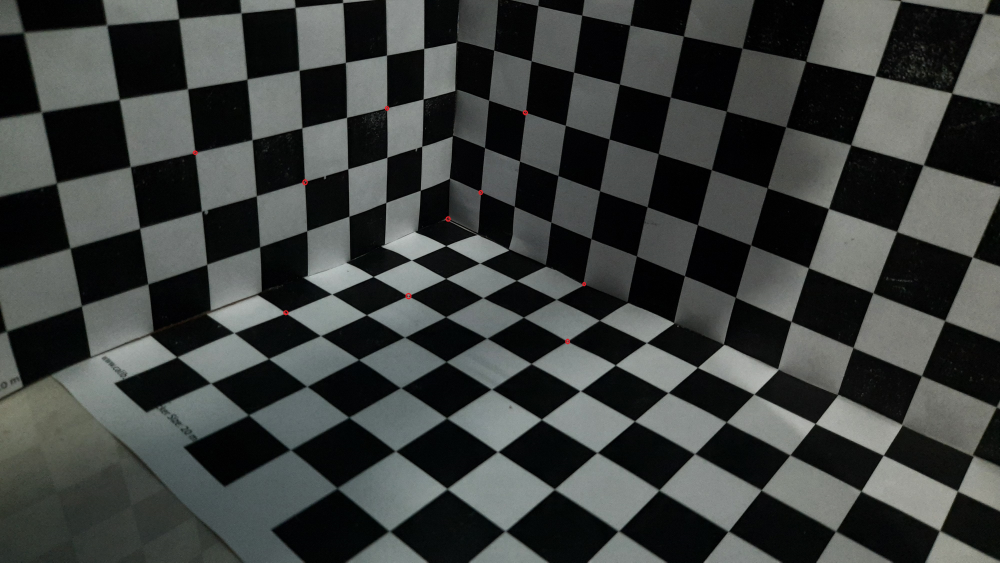
#> input picture chess_board_img_3d.jpg, 4000 x 2250 px, found by its file name (shown at 1/4 size)
$ python main.py
#> lines starting #> are read from the running program, lines starting #| are printed output that depends on the picture
### calc_reprojection_error.py
# -*- coding: utf-8 -*-
"""
Created on Sun Jan 30 13:38:44 2022

@author: bokar
"""

# import cv2 as cv
import numpy as np

# [9 lines of commented-out code are left out]

def reprojection_error(data, projection_mat):
    debug = False
    mean_error = 0

    pts_3d = np.ones((data.shape[0],4))
    pts_3d[:,:3] = data[:,:3]
    pts_2d = np.ones((data.shape[0],3))
    pts_2d[:,:2] = data[:,3:]
    pred_xy = []
    print('3D points:\n', pts_3d) if debug else None
    print('2D points:\n', pts_2d) if debug else None

    for i in range(data.shape[0]):
        print('Shape of 3d points:',pts_3d[i].shape) if debug else None
        print('Projection matrix shape:',projection_mat.shape) if debug else None
        img_pt = np.dot(projection_mat, pts_3d[i])
        print('Image points calculated:', img_pt) if debug else None
        img_pt =  img_pt/img_pt[-1]
        print(img_pt) if debug else None
        pred_xy.append(img_pt)
        print('Normalized image point calculated:', img_pt) if debug else None
        print('Original Image Points:', pts_2d[i]) if debug else None
        error = np.sum(np.square(img_pt[:2] - pts_2d[i,:2]))
        print('Error sq is:', error) if debug else None
        mean_error+= error/data.shape[0]
        print() if debug else None
    mean_error = np.sqrt(mean_error)
    return mean_error, pred_xy

#%% Run this to test the above code

data = np.random.rand(6,5)
projection_mat = np.random.rand(3,4)

reprojection_error(data, projection_mat)
#%%

# mat1 = [[1,2,1],
#         [0,4,5]]
# mat2 = [[3,4,5],
#         [4,5,6]]
# mat2 = np.array(mat2)
# print(np.dot(mat1, mat2[0].T))

### get_projection_mat.py
# -*- coding: utf-8 -*-
"""
Created on Sat Jan 22 17:45:58 2022

@author: harsh
"""
import numpy as np

#%% Find Projection matrix

def normalize_pts(data):

    p_2d = np.array(data[:,3:], copy=True)
    p_3d = np.array(data[:,:3], copy=True)

    # print('2D points:', p_2d)
    # print('3D points:', p_3d)

    mean_2d = np.mean(p_2d, 0)
    mean_3d = np.mean(p_3d, 0)
    std_2d = np.std(p_2d)
    std_3d = np.std(p_3d)

    T = np.array([
        [std_2d, 0, mean_2d[0]],
        [0, std_2d, mean_2d[1]],
        [0, 0, 1]
        ])
    U = np.array([
        [std_3d, 0, 0, mean_3d[0]],
        [0, std_3d, 0, mean_3d[1]],
        [0, 0, std_3d, mean_3d[2]],
        [0, 0, 0, 1]])
    T = np.linalg.pinv(T)
    U = np.linalg.pinv(U)

    p_2d = np.dot( T, np.concatenate((p_2d.T, np.ones((1, p_2d.shape[0])))))
    p_3d = np.dot( U, np.concatenate((p_3d.T, np.ones((1, p_3d.shape[0])))))

    data[:, 3:] = p_2d[0:2,:].T
    data[:, :3] = p_3d[0:3,:].T

    return data, T, U

def denormalize_pts(projection_matrix,T, U):
    proj = np.dot( np.dot( np.linalg.inv(T), projection_matrix), U)
    proj = proj/proj[-1,-1]
    return proj

def solve_homogeneous_eqn(A,b):
    '''

    Parameters
    ----------
    A : 12 X 12 numpy matrix
        P matrix on LHS of eqn
    b : 12 X 1 numpy matrix
        matrix of Zero on RHS of eqn

    eqn => A @ x = b
    Here b = zero vector
    x is the required 12 values of projection matrix

    Returns
    -------
    x = list of 12 params of projection matrix

    '''
    U, Sig, V = np.linalg.svd(A)

    x= V[-1,:] / V[-1,-1]

    return x


def get_projection_matrix(data):
    '''

    Parameters
    ----------
    data : n X 5 list or np array
        n = number of input images
        5 = X,Y,Z and x,y points (i.e 3D and 2D points)

    Returns
    -------
    Projection matrix.

    '''
    debug = False
    normalize = True
    n  = len(data)
    Pi = np.ones((n, 4))
    P  = np.zeros((2*n, 12))
    X  = np.zeros(n)
    Y  = np.zeros(n)

    # Normalizing the data
    data, T, U = normalize_pts(data) if normalize else (data, None, None)
    print('Normalized Data:\n', data) if debug else None

    print('Pi matrix:') if debug  else None
    for i, row in enumerate(data):
        print(row) if debug else None
        Pi[i][:3] = row[:3]
        X[i] = row[3]
        Y[i] = row[4]
        print(Pi[i]) if debug else None

    # [4 lines of commented-out code are left out]

    print('--------------------------------') if debug else None
    print('making P matrix') if debug else None
    index = 0
    for i in range(0, 2*n ,2):
        print('for i:',i) if debug else None
        row1 = list(Pi[index]) + [0.0, 0.0, 0.0, 0.0] + list(-1.0 * X[index] * Pi[index])
        row2 = [0.0, 0.0, 0.0, 0.0] + list(Pi[index]) + list(-1.0 * Y[index] * Pi[index])
        # row1 = [Pi[index], np.zeros(4), -1 * X[index] * Pi[index]]
        # row2 = [np.zeros(4), Pi[index], -1 * Y[index] * Pi[index]]
        P[i] = row1
        P[i+1] = row2
        index += 1
        print(P[i]) if debug else None
        print(P[i+1]) if debug else None

    print('-------------------------------') if debug else None
    print('shape of P', P.shape) if debug else None
    b = np.zeros(2*n)

    # Calculating projection matrix using least square
    # DON'T USE THIS
    # projection_matrix = np.linalg.lstsq(P, b, rcond = None)[0]

    # Calculating projection matric using SVD
    projection_matrix = solve_homogeneous_eqn(P, b)

    # print('Linear projection matrix:',projection_matrix)
    projection_matrix = projection_matrix.reshape(3,4)

    # Denormalize the matrix
    projection_matrix = denormalize_pts(projection_matrix, T, U) if normalize else projection_matrix

    print('Shape of prjection matrix:\n',projection_matrix.shape)
    print('Calculated projection matrix:\n', projection_matrix)

    # [7 lines of commented-out code are left out]
    return projection_matrix

#%% Run above

# data = np.random.rand(6,5)
# print('data->\n',data)

# get_projection_matrix(data)

### plot_it.py
# -*- coding: utf-8 -*-
"""
Created on Wed Feb  2 23:21:26 2022

@author: bokar
"""

import matplotlib.pyplot as plt
import matplotlib.image as mpimg
import numpy as np

def plot_points_on_image(points, data, image):
#> called with points = array of shape (9, 3), data = array of shape (9, 5), image = '.\\chess_board_img_3d.jpg'
    img = mpimg.imread(image)
#> img is the input picture: shape (2250, 4000, 3); mean R, G, B 60.2, 63.5, 61.7
    plt.scatter(points[:,0],points[:,1], s=5, alpha=0.8, label = 'Predicted Points')
    plt.scatter(data[:,3],data[:,4], s=5, alpha=0.5, label = 'Actual Points', c= 'gray')
    # plt.plot(img)
    plt.legend()
    plt.imshow(img)
    plt.savefig('pred.png', dpi = 300)
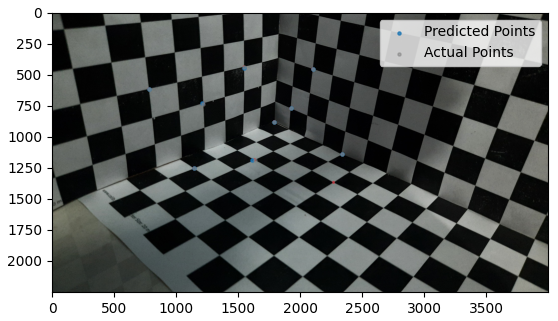
#> figure drawn by matplotlib, 1 panel
    # [13 lines of commented-out code are left out]

### matrix_to_parameters.py
#!/usr/bin/env python
# coding: utf-8

# In[1]:


import numpy as np
import scipy.linalg
import mpmath

# P = np.array([[3.53553e+2,  3.39645e+2, 2.77744e+2, -1.44946e+6],
#               [-1.03528e+2, 2.33212e+1, 4.59607e+2, -6.3252e+5],
#               [7.07107e-1, -3.53553e-1, 6.12372e-1, -9.18559e+2]])

def mat_to_parameters(P):
    M = P[:,0:3]

    K,R = scipy.linalg.rq(M)

    T = np.diag(np.sign(np.diag(K)))

    if scipy.linalg.det(T) < 0:
        T[1,1] *= -1

    K = np.dot(K,T)
    R = np.dot(T,R)

    C = np.dot(scipy.linalg.pinv(-M),P[:,3])

    alpha=K[0][0]
    x0=K[0][2]
    y0=K[1][2]
    tan_theta=K[0][0]/(-K[0][1])
    theta=mpmath.atan(tan_theta)
    # print("Alpha:",alpha)
    # print("The difference between the  centre of camera coordinate frame and the image \ncentre along the x axis:",x0)
    # print("The difference between the  centre of camera coordinate frame and the image \ncentre along the y axis:",y0)
    print("Centre of camera coordinate frame and img centre:\n",(x0,y0),'\n')
    sin_theta=mpmath.sin(theta)
    beta=K[1][1]*sin_theta

    T=-(np.dot(R,C))
    fx=K[0][0]
    fy=K[1][1]
    s=K[0][1]
    print("Intrinsic camera matrix:\n",K,'\n')
    print("Translation matrix:\n",T,'\n')
    print("Rotation matrix:\n",R,'\n')

    print("Camera focal length \n\tin the x axis in pixels:",fx)
    print("Camera focal length \n\tin the y axis in pixels:",fy)
    print()
    print("Skew parameter:",s)
    print("The angle between the x-axis and y-axis in the image plane (in degree)",abs(theta)*180/mpmath.pi)
    print("The value of alpha is:",alpha)
    print("The value of beta is:",beta)


# mat_to_parameters(P)


# In[ ]:

### main.py
# -*- coding: utf-8 -*-
"""
Created on Wed Feb  2 01:16:03 2022

@author: bokar
"""

import numpy as np

from get_projection_mat import get_projection_matrix
from matrix_to_parameters import mat_to_parameters
from calc_reprojection_error import reprojection_error
from plot_it import plot_points_on_image


# Dataset from image

# data = [[0,	0,	0,	1792,	876],
        # [0,	4,	2,	1217,	731],
        # [0,	2,	3,	1547,	435],
        # [0,	6,	3,	780,    610],
        # [1,	0,	1,	1923,	769],
        # [4,	0,	0,	2335,	1139],
        # [2,	0,	3,	2102,	452],
        # [2,	3,	0,	1634,	1185],
        # [1,	5,	0,	1143,	1251],
        # [5,	2,	0,	2271,	1366]]


# data = [[0,	0,	0,	1792,	876],
#         [5,	2,	0,	2271,	1366],
#         [0,	4,	2,	1217,	731],
#         [1,	5,	0,	1143,	1251],
#         [0,	2,	3,	1547,	435],
#         [2,	0,	3,	2102,	452],
#         [0,	6,	3,	780,    610],
#         [1,	0,	1,	1923,	769],
#         [4,	0,	0,	2335,	1139],
#         [2,	3,	0,	1634,	1185]]


# Description
# Reprojection Error for Train Set: 0.281811199860872 for [0:6]
# Reprojection Error for Test Set: 7.611439207240161 without worst point
# Reprojection Error for Test Set: 15.089786761561303 with worst point

data = [[0,	0,	0,	1792,	876],
        [1,	5,	0,	1143,	1251],
        [2,	0,	3,	2102,	452],
        [0,	6,	3,	780,    610],
        [1,	0,	1,	1923,	769],
        [4,	0,	0,	2335,	1139],
        [2,	3,	0,	1634,	1185], # Not very good e^2:369
        #[5,	2,	0,	2271,	1366], #Not very good e^2:1825
        [0,	4,	2,	1217,	731],  #Not very good e^2:109
        [0,	2,	3,	1547,	435],  #Not very good e^2:64
        ]
data = np.array(data, dtype=(np.double))

# Main code to perform camera calibration

image = '.\chess_board_img_3d.jpg'

print('--------Projection Matrix---------')
projection_matrix = get_projection_matrix(np.array(data[:6], copy= True))
# print('Projection Matrix:\n', projection_matrix)
print()

print('--------Reprojection error--------')
train_rep_error, pred_xy = reprojection_error(data[:6], projection_matrix)
print('Reprojection Error for Train Set:',train_rep_error,'\n')

test_rep_error, pred_xy = reprojection_error(data[:], projection_matrix)
print('Reprojection Error for Test Set:',test_rep_error,'\n')
plot_points_on_image(np.array(pred_xy), data, image)


print('--------Camera values-------------')
print('intrinsic and extrensic\n')
values = mat_to_parameters(projection_matrix)
